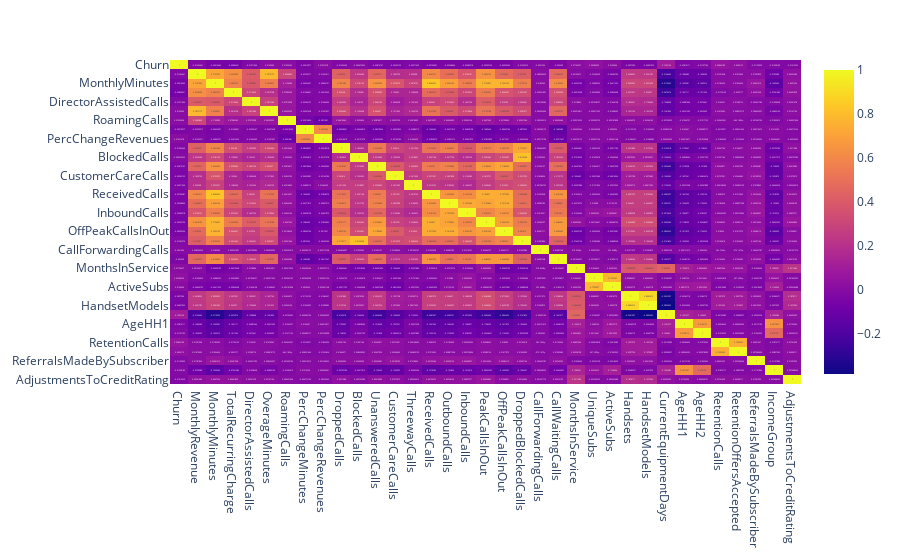

Write notebook code for a chart like this one.
### Code cell
px.imshow(corr, 
                text_auto=True,  
                aspect="auto"
               )

### Figure 1 — Plotly figure (JSON) as saved in the notebook; plotly's stock layout.template omitted (floating-point values rounded to 4 significant figures; data arrays with more than 128 entries replaced by an {"elided": "..."} marker saying what was removed)
{"data": [{"coloraxis": "coloraxis", "hovertemplate": "x: %{x}<br>y: %{y}<br>color: %{z}<extra></extra>", "name": "0", "texttemplate": "%{z}", "type": "heatmap", "x": ["Churn", "MonthlyRevenue", "MonthlyMinutes", "TotalRecurringCharge", "DirectorAssistedCalls", "OverageMinutes", "RoamingCalls", "PercChangeMinutes", "PercChangeRevenues", "DroppedCalls", "BlockedCalls", "UnansweredCalls", "CustomerCareCalls", "ThreewayCalls", "ReceivedCalls", "OutboundCalls", "InboundCalls", "PeakCallsInOut", "OffPeakCallsInOut", "DroppedBlockedCalls", "CallForwardingCalls", "CallWaitingCalls", "MonthsInService", "UniqueSubs", "ActiveSubs", "Handsets", "HandsetModels", "CurrentEquipmentDays", "AgeHH1", "AgeHH2", "RetentionCalls", "RetentionOffersAccepted", "ReferralsMadeBySubscriber", "IncomeGroup", "AdjustmentsToCreditRating"], "xaxis": "x", "y": ["Churn", "MonthlyRevenue", "MonthlyMinutes", "TotalRecurringCharge", "DirectorAssistedCalls", "OverageMinutes", "RoamingCalls", "PercChangeMinutes", "PercChangeRevenues", "DroppedCalls", "BlockedCalls", "UnansweredCalls", "CustomerCareCalls", "ThreewayCalls", "ReceivedCalls", "OutboundCalls", "InboundCalls", "PeakCallsInOut", "OffPeakCallsInOut", "DroppedBlockedCalls", "CallForwardingCalls", "CallWaitingCalls", "MonthsInService", "UniqueSubs", "ActiveSubs", "Handsets", "HandsetModels", "CurrentEquipmentDays", "AgeHH1", "AgeHH2", "RetentionCalls", "RetentionOffersAccepted", "ReferralsMadeBySubscriber", "IncomeGroup", "AdjustmentsToCreditRating"], "yaxis": "y", "z": {"elided": "35x35 float values"}}], "layout": {"coloraxis": {"colorscale": [[0, "#0d0887"], [0.1111, "#46039f"], [0.2222, "#7201a8"], [0.3333, "#9c179e"], [0.4444, "#bd3786"], [0.5556, "#d8576b"], [0.6667, "#ed7953"], [0.7778, "#fb9f3a"], [0.8889, "#fdca26"], [1, "#f0f921"]]}, "margin": {"t": 60}, "xaxis": {"anchor": "y", "domain": [0, 1]}, "yaxis": {"anchor": "x", "autorange": "reversed", "domain": [0, 1]}}}
